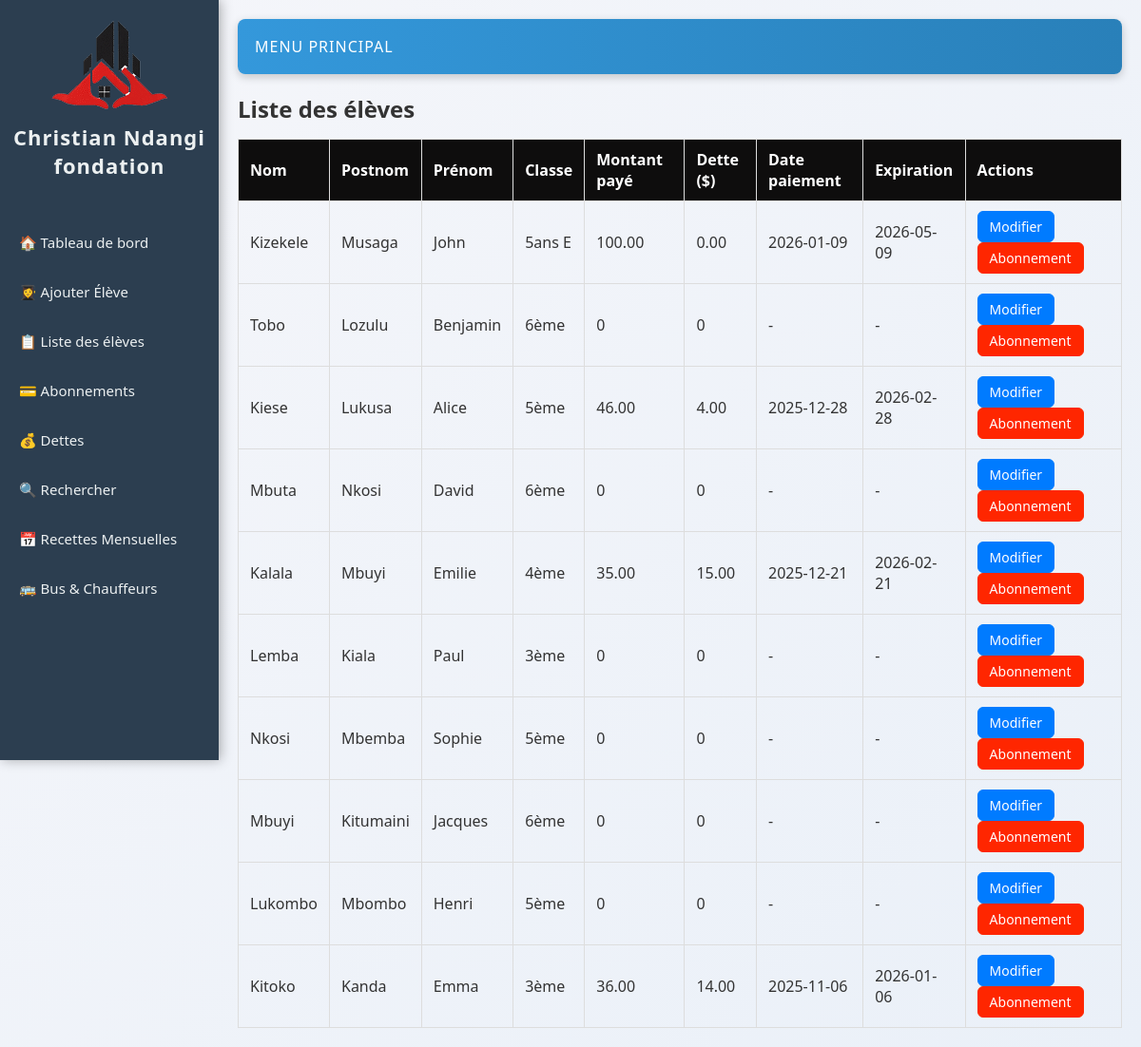
The page /.history/index_20251113113252.php on the database its author committed.
### tables this page shows
CREATE TABLE `abonnements` (
  `id` int(11) NOT NULL AUTO_INCREMENT,
  `eleve_id` int(11) NOT NULL,
  `montant` decimal(10,2) NOT NULL,
  `date_paiement` date NOT NULL,
  `date_expiration` date NOT NULL,
  `dette` decimal(10,2) DEFAULT 0.00,
  PRIMARY KEY (`id`),
  KEY `eleve_id` (`eleve_id`),
  CONSTRAINT `abonnements_ibfk_1` FOREIGN KEY (`eleve_id`) REFERENCES `eleves` (`id`) ON DELETE CASCADE
);

CREATE TABLE `eleves` (
  `id` int(11) NOT NULL AUTO_INCREMENT,
  `nom` varchar(50) NOT NULL,
  `postnom` varchar(50) DEFAULT NULL,
  `prenom` varchar(50) NOT NULL,
  `avenue` varchar(100) DEFAULT NULL,
  `quartier` enum('Salongo','Gombele','Madrendele') DEFAULT NULL,
  `commune` enum('Lemba','Matete','Ngaba') DEFAULT NULL,
  `ecole` varchar(100) DEFAULT NULL,
  `cycle` enum('Maternelle','Primaire','Secondaire','Humanité') DEFAULT NULL,
  `classe` varchar(50) DEFAULT NULL,
  `age` int(11) DEFAULT NULL,
  `sexe` enum('M','F') DEFAULT NULL,
  `point_arret` enum('Kamutsha','Kilidja','Garage','Igota Nzambi','Musudja','Station Salongo','Route ByPass','Route Biangana') DEFAULT NULL,
  `parent_nom` varchar(100) DEFAULT NULL,
  `parent_tel` varchar(10) DEFAULT NULL,
  `date_ajout` datetime DEFAULT current_timestamp(),
  PRIMARY KEY (`id`)
);

### .history/index_20251113113252.php (the view, shortened to what this page needs)
<?php
require 'db/database.php';
$stmt = $pdo->query("
    SELECT e.*,
           a.montant, a.date_paiement, a.date_expiration, a.dette
    FROM eleves e
    LEFT JOIN abonnements a ON e.id = a.eleve_id
    ORDER BY e.date_ajout DESC
");
$eleves = $stmt->fetchAll(PDO::FETCH_ASSOC);
?>
<!DOCTYPE html>
<html lang="fr">
<head>
    <link rel="stylesheet" href="css/style.css">
</head>
<body>
    <?php include 'sidebar.php'; ?>
    <div class="main-content">
        <header>Menu principal</header>
        <h2>Liste des élèves</h2>
        <table>
            <tr>
                <th>Nom</th>
                <th>Postnom</th>
                <th>Prénom</th>
                <th>Classe</th>
                <th>Montant payé</th>
                <th>Dette ($)</th>
                <th>Date paiement</th>
                <th>Expiration</th>
                <th>Actions</th>
            </tr>
            <?php if (!empty($eleves)): ?>
                <?php foreach($eleves as $e): ?>
                <tr>
                    <td><?= htmlspecialchars($e['nom']) ?></td>
                    <td><?= htmlspecialchars($e['postnom']) ?></td>
                    <td><?= htmlspecialchars($e['prenom']) ?></td>
                    <td><?= htmlspecialchars($e['classe']) ?></td>
                    <td><?= $e['montant'] ?? 0 ?></td>
                    <td><?= $e['dette'] ?? 0 ?></td>
                    <td><?= $e['date_paiement'] ?? '-' ?></td>
                    <td><?= $e['date_expiration'] ?? '-' ?></td>
                    <td>
                        <a class="btn bleu" href="ajouter_eleve.php?id=<?= $e['id'] ?>">Modifier</a>
                        <a class="btn rouge" href="gerer_abonnement.php?eleve_id=<?= $e['id'] ?>">Abonnement</a>
                    </td>
                </tr>
                <?php endforeach; ?>
            <?php else: ?>
                <tr><td colspan="8">Aucun élève trouvé.</td></tr>
            <?php endif; ?>
        </table>
    </div>
</body>
</html>

### css/style.css (style rules this page uses)
* { box-sizing: border-box; margin: 0; padding: 0; transition: all 0.3s ease-in-out; }
body { font-family: "Segoe UI", Arial, sans-serif; background: linear-gradient(135deg, #f5f6fa 0%, #eaf0f8 100%); display: flex; min-height: 100vh; color: #333; overflow-x: hidden; }
.main-content { margin-left: 230px; width: calc(100% - 230px); padding: 20px; animation: fadeIn 0.6s ease-in-out; }
header { background: linear-gradient(90deg, #3498db, #2980b9); color: white; padding: 18px; border-radius: 8px; margin-bottom: 20px; box-shadow: 0 3px 10px rgba(0,0,0,0.2); text-transform: uppercase; letter-spacing: 1px; }
table { width: 100%; border-collapse: collapse; margin-top: 20px; animation: fadeIn 0.6s ease; }
table, th, td { border: 1px solid #ddd; transition: all 0.3s ease; }
th, td { padding: 12px; text-align: center; transition: background 0.3s, transform 0.3s; }
th { background-color: #2c3e50; color: white; }

### .history/index_20251113113252.php (style rules this page uses)
.btn { display: inline-block; font-size: 14px; font-weight: 500; padding: 6px 12px; border-radius: 6px; text-decoration: none; transition: all 0.3s ease; margin-right: 5px; text-align: center; min-width: 80px; }
.btn.bleu { background-color: #007bff; color: #fff; border: 1px solid #007bff; }
.btn.rouge { background-color: #FF2600; color: #fff; border: 1px solid #FF2600; }
table { width: 100%; border-collapse: collapse; margin-top: 15px; }
table th, table td { padding: 10px 12px; text-align: left; border-bottom: 1px solid #ddd; }
table th { background-color: #0E0D0DFF; font-weight: 600; }

### rows shown on the page
abonnements: eleve.nom "Kizekele", eleve.postnom "Musaga", eleve.prenom "John", eleve.classe "5ans E", montant "100.00", dette "0.00", date_paiement "2026-01-09", date_expiration "2026-05-09"
eleves: nom "Tobo", postnom "Lozulu", prenom "Benjamin", classe "6ème", montant "0", dette "0", date_paiement "-", date_expiration "-"
abonnements: eleve.nom "Kiese", eleve.postnom "Lukusa", eleve.prenom "Alice", eleve.classe "5ème", montant "46.00", dette "4.00", date_paiement "2025-12-28", date_expiration "2026-02-28"
eleves: nom "Mbuta", postnom "Nkosi", prenom "David", classe "6ème", montant "0", dette "0", date_paiement "-", date_expiration "-"
abonnements: eleve.nom "Kalala", eleve.postnom "Mbuyi", eleve.prenom "Emilie", eleve.classe "4ème", montant "35.00", dette "15.00", date_paiement "2025-12-21", date_expiration "2026-02-21"
eleves: nom "Lemba", postnom "Kiala", prenom "Paul", classe "3ème", montant "0", dette "0", date_paiement "-", date_expiration "-"
eleves: nom "Nkosi", postnom "Mbemba", prenom "Sophie", classe "5ème", montant "0", dette "0", date_paiement "-", date_expiration "-"
eleves: nom "Mbuyi", postnom "Kitumaini", prenom "Jacques", classe "6ème", montant "0", dette "0", date_paiement "-", date_expiration "-"
eleves: nom "Lukombo", postnom "Mbombo", prenom "Henri", classe "5ème", montant "0", dette "0", date_paiement "-", date_expiration "-"
abonnements: eleve.nom "Kitoko", eleve.postnom "Kanda", eleve.prenom "Emma", eleve.classe "3ème", montant "36.00", dette "14.00", date_paiement "2025-11-06", date_expiration "2026-01-06"
